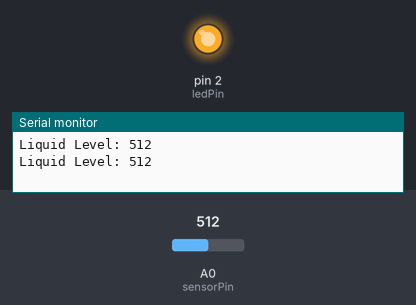
The sketch below on a simulated Arduino Uno, built with avr-gcc and run on an emulated ATmega328P. Shown: output pins drawn as LEDs (lit = HIGH), the last lines printed to the serial monitor. The inputs (shaded band) are chosen by the test bench; at power-on: A0 (sensorPin) = 512.

Above: at 1.8 s.
1.9 s: A0 (sensorPin) set to 492
At 2.9 s:
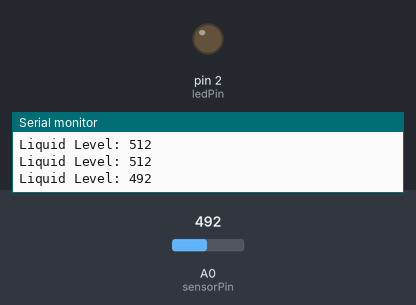
3.5 s: A0 (sensorPin) set to 510
At 4.5 s:
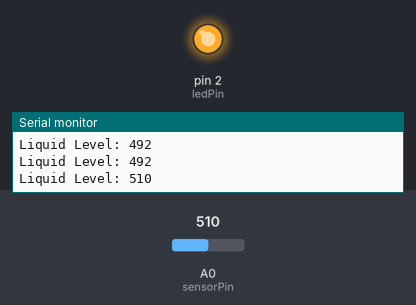
5.5 s: A0 (sensorPin) set to 490
At 7.3 s:
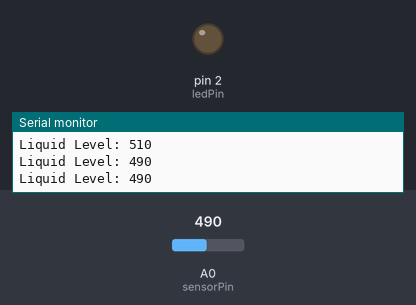
Timing chart, 0 to 8.8 s (numbered marks = the images above; inputs shaded):
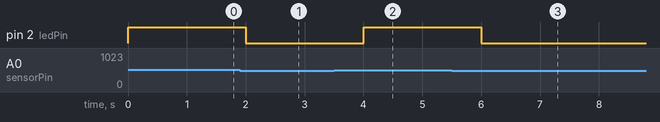

Measured:
- the behaviour switches between 501 and 500 on A0 (sensorPin) (found by bisection; images 0 and 1)
- after the input at 1.9 s, pin 2 (ledPin): HIGH → LOW after 0.10 s
- after the input at 3.5 s, pin 2 (ledPin): LOW → HIGH after 0.50 s
- after the input at 5.5 s, pin 2 (ledPin): HIGH → LOW after 0.50 s

The sketch:

water_level.ino
```cpp
// Liquid Sensor and LED interfacing

// Pin assignments
const int sensorPin = A0;  // Analog pin for sensor input
const int ledPin = 2;     // Digital pin for LED output

// Threshold for liquid detection (adjust as needed)
const int liquidThreshold = 500;  // Change this value according to your requirements

void setup() {
  pinMode(ledPin, OUTPUT);  // Set LED pin as output
  Serial.begin(9600);       // Initialize serial communication for debugging (optional)
}

void loop() {
  int liquidLevel = analogRead(sensorPin);  // Read analog value from sensor

  Serial.print("Liquid Level: ");
  Serial.println(liquidLevel);  // Print liquid level value (optional)

  if (liquidLevel > liquidThreshold) {
    digitalWrite(ledPin, HIGH);  // Turn on LED if liquid is detected
  } else {
    digitalWrite(ledPin, LOW);   // Turn off LED if no liquid is detected
  }

  delay(1000);  // Delay for stability, adjust as needed
}
```
